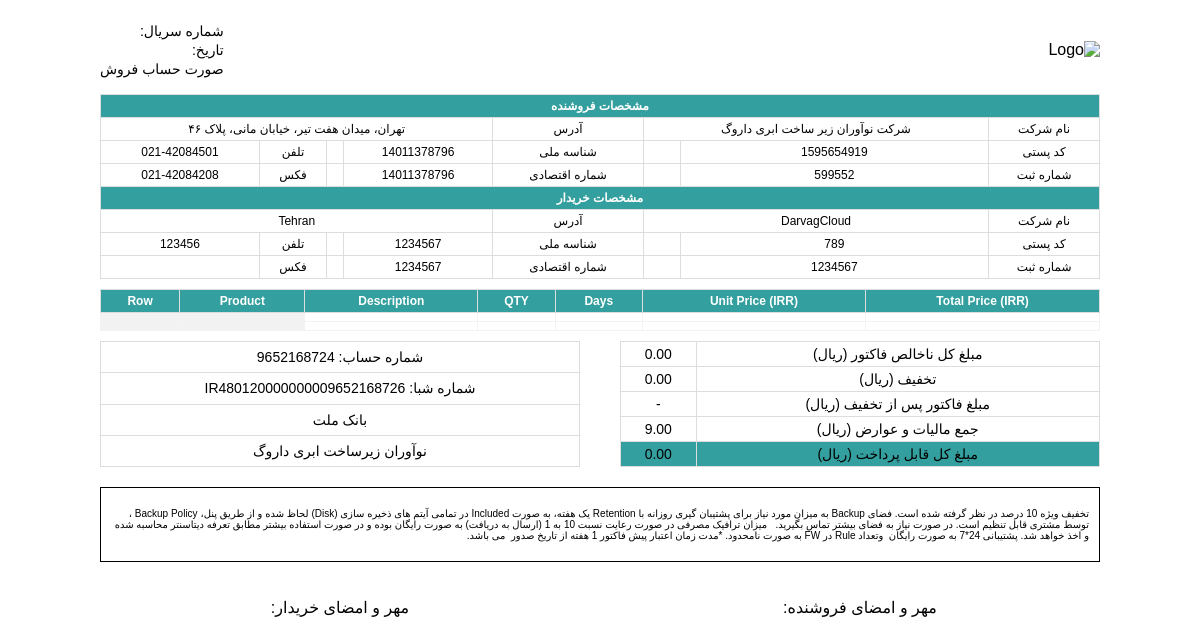
/quote-details/3, run on the app's committed database.
### accounts/models.py (models this page shows, shortened)
class BaseModel(models.Model):
    created_at = models.DateTimeField(auto_now_add=True)
    updated_at = models.DateTimeField(auto_now=True)
    class Meta:
        abstract = True

class Company(BaseModel):
    user = models.ManyToManyField(User, related_name='company_users')
    name = models.CharField(_('Name'), max_length=50, null=False, blank=False)
    company_no = models.CharField(_('Company No'), max_length=50, null=False, blank=False)
    owner = models.ForeignKey(User, on_delete=models.CASCADE, related_name='owned_companies')
    industry = models.CharField(_('Industry'), max_length=50, null=False, blank=False)
    register_code = models.IntegerField(_('Register Code'), null=False, blank=False)
    mobile_number = models.CharField(_('Mobile Number'), max_length=15, null=False, blank=False)
    phone_number = models.CharField(_('Phone Number'), max_length=15, null=False, blank=False)
    address = models.TextField(_('Address'), null=True, blank=True)
    city = models.CharField(_('City'), max_length=50, null=False, blank=False)
    state = models.CharField(_('State'), max_length=25, null=False, blank=False)
    zip_code = models.CharField(_('Zip Code'), max_length=10, null=False, blank=False)
    is_active = models.BooleanField(_('Is Active'), default=True)
    class Meta:
        verbose_name = _('Company')
        verbose_name_plural = _('Companies')
        db_table = 'companies'

### order/models.py (models this page shows, shortened)
class BaseModel(models.Model):
    created_at = models.DateTimeField(_("Created at"), auto_now_add=True)
    updated_at = models.DateTimeField(_("Updated at"), auto_now=True)
    class Meta:
        abstract = True

class Quote(BaseModel):
    user = models.ForeignKey(User, on_delete=models.CASCADE)
    company = models.ForeignKey(Company, on_delete=models.CASCADE)
    potential = models.ForeignKey(Potential, on_delete=models.CASCADE, null=True, blank=True)
    subject = models.CharField(_("Quote subject"), max_length=50, null=False, blank=False)
    stage = models.PositiveSmallIntegerField(_("Quote stage"), choices=StageChoices, null=False, blank=False,
                                             default=StageChoices.PENDING.value)
    status = models.PositiveIntegerField(_("Quote status"), choices=StatusChoices, null=False, blank=False,
                                         default=StatusChoices.DRAFT.value)
    address = models.CharField(_("Quote address"), max_length=255, null=False, blank=False)
    description = models.CharField(_("Quote description"), max_length=255, null=False, blank=False)
    terms_conditions = models.CharField(_("Quote terms conditions"), max_length=255, null=False, blank=False)
    is_active = models.BooleanField(_("Quote status"), default=True)
    export_file = models.FileField(_("Quote export file"), null=True, blank=True)
    total_price = models.DecimalField(_("Total price"), max_digits=20, decimal_places=2, null=True, blank=True,
                                      default=0)
    tax = models.DecimalField(_("Tax"), max_digits=20, decimal_places=2, null=True, blank=True)
    discount = models.DecimalField(_("Discount"), max_digits=20, decimal_places=2, null=True, blank=True)
    discount_rate = models.IntegerField(_("Discount rate"), null=True, blank=True)
    final_price = models.DecimalField(_("Final price"), max_digits=20, decimal_places=2, null=True, blank=True)
    class Meta:
        verbose_name = _("Quote")
        verbose_name_plural = _("Quotes")
        db_table = "quote"

### order/views.py (the view)
# urls.py: path('quote-details/<int:pk>', QuoteView.as_view(), name='quote'),
class QuoteView(View):
    def get(self, request, pk):
        quote = Quote.objects.get(pk=pk)
        context = {
            'quote' : quote,
            'address' : quote.address,
            'company' : quote.company,
            'items' : quote.items.all(),
        }
        return render(request, 'crm/quote_template.html', context)

### templates/crm/quote_template.html (shortened to what this page needs)
{% load static %}
<!DOCTYPE html>
<html>
<head>
</head>
<body>
<div class="container">
    <div class="header">
        <img src="https://darvagcloud.com/assets/img/darvagcloud_logo.png" alt="Logo">
        <div class="header-info">
            <p>شماره سریال:</p>
            <p>تاریخ: {{ date }}</p>
            <p>صورت حساب فروش</p>
        </div>
    </div>
    <table class="table">
        <tr>
            <th colspan="11">مشخصات فروشنده</th>
        </tr>
        <tr>
            <td>نام شرکت</td>
            <td colspan="3">شرکت نوآوران زیر ساخت ابری داروگ</td>
            <td>آدرس</td>
            <td colspan="6">تهران، میدان هفت تیر، خیابان مانی، پلاک ۴۶</td>
        </tr>
        <tr>
            <td>کد پستی</td>
            <td colspan="2">1595654919</td>
            <td></td>
            <td>شناسه ملی</td>
            <td>14011378796</td>
            <td></td>
            <td>تلفن</td>
            <td colspan="3">021-42084501</td>
        </tr>
        <tr>
            <td>شماره ثبت</td>
            <td colspan="2">599552</td>
            <td></td>
            <td>شماره اقتصادی</td>
            <td>14011378796</td>
            <td></td>
            <td>فکس</td>
            <td colspan="3">021-42084208</td>
        </tr>
        <tr>
            <th colspan="11">مشخصات خریدار</th>
        </tr>
        <tr>
            <td>نام شرکت</td>
            <td colspan="3">{{ company.name }}</td>
            <td>آدرس</td>
            <td colspan="6">{{ address }}</td>
        </tr>
        <tr>
            <td>کد پستی</td>
            <td colspan="2">{{ company.zip_code }}</td>
            <td></td>
            <td>شناسه ملی</td>
            <td>{{ company.register_code }}</td>
            <td></td>
            <td>تلفن</td>
            <td colspan="3">{{ company.phone_number }}</td>
        </tr>
        <tr>
            <td>شماره ثبت</td>
            <td colspan="2">{{ company.register_code }}</td>
            <td></td>
            <td>شماره اقتصادی</td>
            <td>{{ company.register_code }}</td>
            <td></td>
            <td>فکس</td>
            <td colspan="3">{{ company.fax }}</td>
        </tr>
    </table>
    <table class="table" id="product_table">
        <tr>
            <th colspan="2">Total Price (IRR)</th>
            <th colspan="2">Unit Price (IRR)</th>
            <th>Days</th>
            <th>QTY</th>
            <th colspan="6">Description</th>
            <th>Product</th>
            <th>Row</th>
        </tr>
        <tr>
            <td colspan="2"></td>
            <td colspan="2"></td>
            <td></td>
            <td></td>
            <td colspan="6"></td>
            <td bgcolor="#F2F2F2"></td>
            <td bgcolor="#F2F2F2"></td>
        </tr>
        <tr>
            <td colspan="2"></td>
            <td colspan="2"></td>
            <td></td>
            <td></td>
            <td colspan="6"></td>
            <td bgcolor="#F2F2F2"></td>
            <td bgcolor="#F2F2F2"></td>
        </tr>
    </table>
    <div class="footer">
        <table>
            <tr>
                <td colspan="4">مبلغ کل ناخالص فاکتور (ریال)</td>
                <td colspan="3">{{ quote.total_price }}</td>
            </tr>
            <tr>
                <td colspan="4">تخفیف (ریال)</td>
                <td colspan="3">{{ quote.discount }}</td>
            </tr>
            <tr>
                <td colspan="4">مبلغ فاکتور پس از تخفیف (ریال)</td>
                <td colspan="3">-</td>
            </tr>
            <tr>
                <td colspan="4">جمع مالیات و عوارض (ریال)</td>
                <td colspan="3">{{ quote.tax }}</td>
            </tr>
            <tr>
                <td colspan="4" bgcolor="#349F9F">مبلغ کل قابل پرداخت (ریال)</td>
                <td colspan="3" bgcolor="#349F9F">{{ quote.final_price }}</td>
            </tr>
        </table>
        <table>
            <tr>
                <td>شماره حساب: 9652168724</td>
            </tr>
            <tr>
                <td>شماره شبا: IR480120000000009652168726</td>
            </tr>
            <tr>
                <td>بانک ملت</td>
            </tr>
            <tr>
                <td>نوآوران زیرساخت ابری داروگ</td>
            </tr>
        </table>
    </div>
    <div class="notes">
        <p>تخفیف ویژه 10 درصد در نظر گرفته شده است. فضای Backup به میزان مورد نیاز برای پشتیبان گیری روزانه با Retention
            یک هفته، به صورت Included در تمامی آیتم های ذخیره سازی (Disk) لحاظ شده و از طریق پنل، Backup Policy ، توسط
            مشتری قابل تنظیم است. در صورت نیاز به فضای بیشتر تماس بگیرید. &nbsp; میزان ترافیک مصرفی در صورت رعایت نسبت
            10 به 1 (ارسال به دریافت) به صورت رایگان بوده و در صورت استفاده بیشتر مطابق تعرفه دیتاسنتر محاسبه شده و اخذ
            خواهد شد. پشتیبانی 24*7 به صورت رایگان &nbsp;وتعداد Rule در FW به صورت نامحدود. *مدت زمان اعتبار پیش فاکتور
            1 هفته از تاریخ صدور &nbsp;می باشد. &nbsp;</p>
    </div>
    <div class="signature">
        <div>
            <p>مهر و امضای فروشنده:</p>
        </div>
        <div>
            <p>مهر و امضای خریدار:</p>
        </div>
    </div>
</div>
</body>
</html>

### data on the page
Company: name "DarvagCloud", zip_code "789", register_code "1234567", phone_number "123456"
Quote: address "Tehran", total_price "0.00", discount "0.00", tax "9.00", final_price "0.00"
